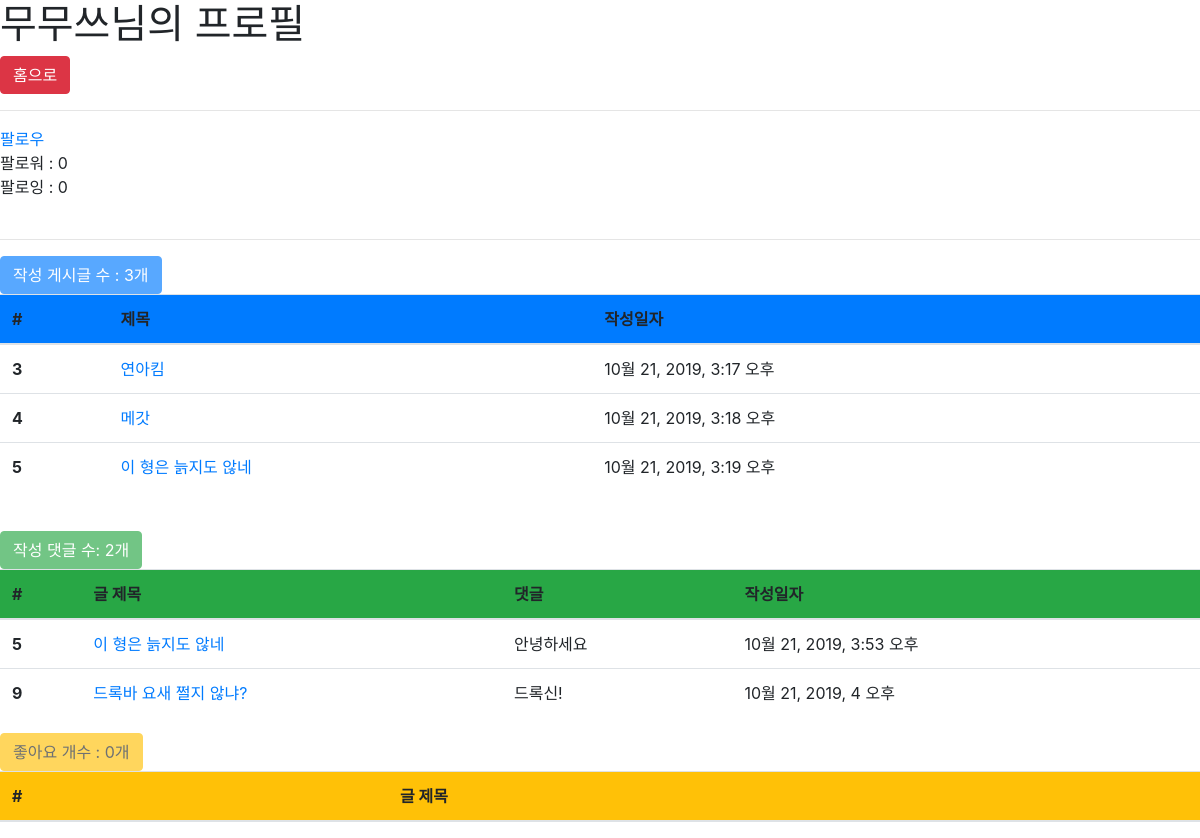
The page /accounts/2/profile/ (signed in) on the database as committed earlier.
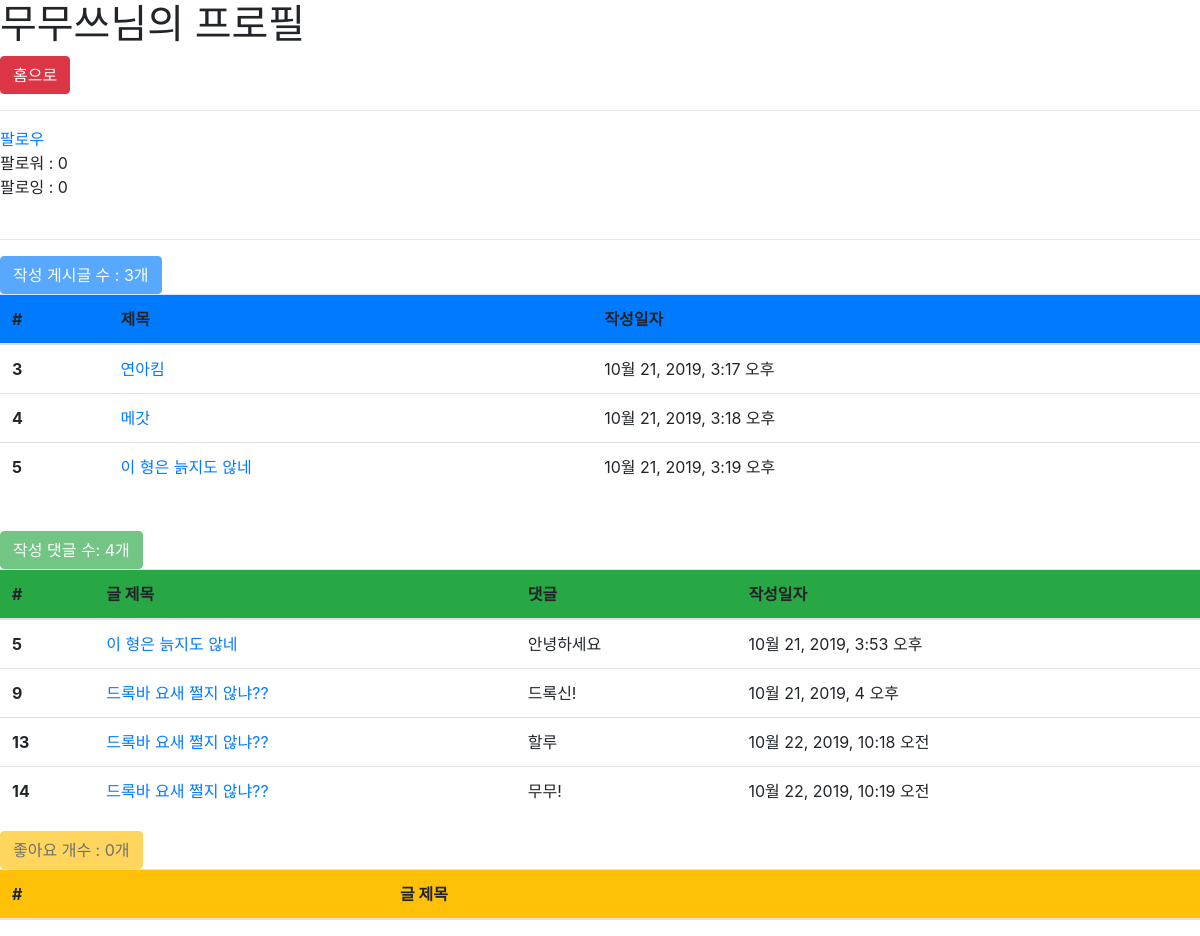
The same page on the database as committed later.
### articles/models.py (models this page shows, shortened)
class Article(models.Model):
    title = models.CharField(max_length=30)
    content = models.TextField()
    image = models.ImageField(blank=True)
    image_thumbnail = ProcessedImageField(
        processors=[ResizeToFill(300, 300)],
        format='JPEG',
        options={'quality': 80},
    )
    created_at = models.DateTimeField(auto_now_add=True)
    updated_at = models.DateTimeField(auto_now=True)
    user = models.ForeignKey(settings.AUTH_USER_MODEL, on_delete=models.CASCADE)
    like_users = models.ManyToManyField(settings.AUTH_USER_MODEL,
                                        related_name='like_articles',   # user도 settings.AUTH_USER_MODEL을 참조하므로 필수적
                                        blank=True,             # 좋아요가 없어도 Ok
    )

class Comment(models.Model):
    content = models.CharField(max_length=140)
    created_at = models.DateTimeField(auto_now_add=True)
    article = models.ForeignKey(Article, on_delete=models.CASCADE)
    user = models.ForeignKey(settings.AUTH_USER_MODEL, on_delete=models.CASCADE)

### accounts/models.py (models this page shows)
class User(AbstractUser):
    followers = models.ManyToManyField(settings.AUTH_USER_MODEL, related_name='followings', blank=True)

### accounts/views.py (the view)
# urls.py: path('<int:account_pk>/profile/', views.profile, name="profile"),
@login_required
def profile(request, account_pk):
    User = get_user_model()
    user = get_object_or_404(User, pk=account_pk)
    context = {
        'user_profile': user,
    }
    return render(request, 'accounts/profile.html', context)

### accounts/templates/accounts/profile.html (shortened to what this page needs)
{% extends 'accounts/base.html' %}
{% block body %}
<h1>{{ user_profile.username }}님의 프로필</h1>
<a href="{% url 'articles:index' %}" style="display:inline-block">
    <input type="submit" value="홈으로" class="btn btn-danger">
</a>
<hr>
{% with user_profile.followers.all as followers %}
<a href="{% url 'accounts:follow' user_profile.pk %}">
    {% if user in followers %}
    팔로우 취소
    {% else %}
    팔로우
    {% endif %}
</a>
<br>
팔로워 : {{ followers | length }}<br>
팔로잉 : {{ user_profile.followings.all.count }}
{% endwith %}
<br>
<br>
<hr>
<button class="btn btn-primary disabled">작성 게시글 수 : {{user_profile.article_set.count}}개</button>
  <table class="table table-muted">
  <thead class="thead-gray">
    <tr class="bg-primary">
      <th scope="col">#</th>
      <th scope="col">제목</th>
      <th scope="col">작성일자</th>
    </tr>
  </thead>
  <tbody class="mt-5">
    {% for article in user_profile.article_set.all %}
    <tr>
      <th scope="row">{{ article.id }}</th>
      <td><a href="{{ article.pk }}">{{ article.title }}</a></td>
      <td>{{ article.created_at }}</td>
    </tr>
    {% endfor %}
  </tbody>
</table>
<br>
<button class="btn btn-success disabled">작성 댓글 수: {{user_profile.comment_set.count}}개</button>
  <table class="table table-muted">
  <thead class="thead-gray">
    <tr class="bg-success">
      <th scope="col">#</th>
      <th scope="col">글 제목</th>
      <th scope="col">댓글</th>
      <th scope="col">작성일자</th>
    </tr>
  </thead>
  <tbody class="mt-5">
    {% for comment in user_profile.comment_set.all %}
    <tr>
      <th scope="row">{{ comment.id }}</th>
      <td><a href="{% url 'articles:detail' comment.article.pk %}">{{ comment.article.title }}</a></td>
      <td>{{ comment.content }}</td>
      <td>{{ comment.created_at }}</td>
    </tr>
    {% endfor %}
  </tbody>
</table>
<button class="btn btn-warning disabled">좋아요 개수 : {{user_profile.like_articles.count}}개</button>
  <table class="table table-muted">
  <thead class="thead-gray">
    <tr class="bg-warning">
      <th scope="col">#</th>
      <th scope="col">글 제목</th>
    </tr>
  </thead>
</table>
{% endblock %}

Rows that differ between the two databases and show on the page:
changed User "무무쓰": comment_set.count "2" → "4"
changed through a linked row, Comment "드록신!": article "드록바 요새 쩔지 않냐?" → "드록바 요새 쩔지 않냐??"
added Comment: id "13", article "드록바 요새 쩔지 않냐??", content "할루", created_at "10월 22, 2019, 10:18 오전"
added Comment: id "14", article "드록바 요새 쩔지 않냐??", content "무무!", created_at "10월 22, 2019, 10:19 오전"
